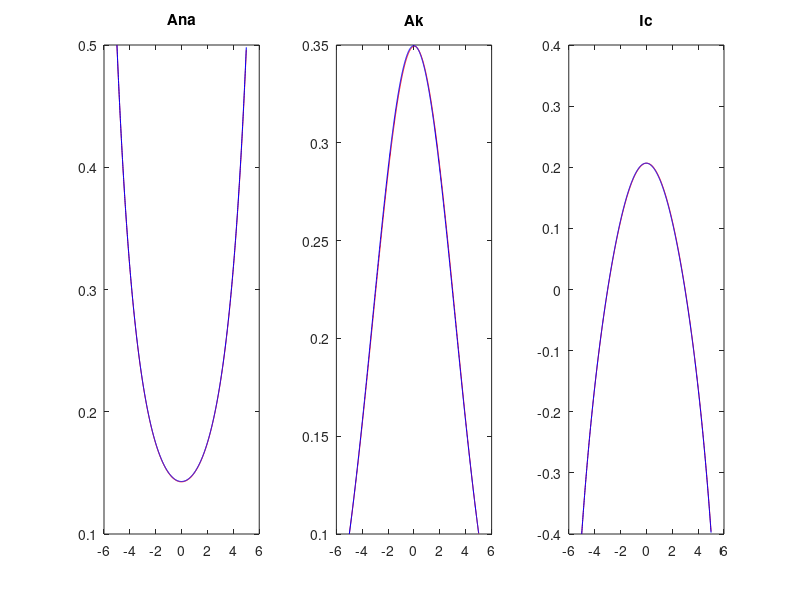

Recreate this plot in MATLAB.


close all
clear all
clc
% Array per la simulazione e campionamento

n = 1000; % Numero di campioni temporali
T = 0.01; % Intervallo di campionamento
h= 0.01;
tempo=zeros(1,n);
Ic=zeros(1,n); %corrente condensatore
Ip=zeros(1,n); %corrente pompa
Ana=zeros(1,n); %corrente pompa sodio
AnaH=zeros(1,n); %corrente pompa sodio

Ak=zeros(1,n);
AkH=zeros(1,n);

IcH=zeros(1,n); %corrente condensatore


l= 0.1; %parametro lambda
y=0.1; %parametro gamma
C=0.01;%condensatore
Vc=[-5:0.01:5]; %vettore tensioni
%Vc=zeros(1,n);

Ana(1)=0.5;
AnaH(1)=0.5;
Ak(1)=0.1;
AkH(1)=0.1;
 for i=1:n
    tempo(i+1)=tempo(i)+T;
    Ic(i)=Ak(i)-Ana(i);
    IcH(i)=AkH(i)-AnaH(i);
    
    Ana(i+1)=Ana(i)*(T*Vc(i)*l - (Ana(i)-Ak(i))*T*l*y + 1);
    Ak(i+1)=-Ak(i)*(T*Vc(i)*l + (Ana(i)-Ak(i))*T*l*y - 1);
    
    naF1=l*AnaH(i)*(Vc(i)-y*(AnaH(i)-AkH(i)));
    naF2=l*(AnaH(i)+h*naF1)*((Vc(i)+h*naF1)-y*((AnaH(i)+h*naF1)-(AkH(i)+h*naF1)));
    AnaH(i+1)=AnaH(i)+(naF1)*h/2+(naF2)*h/2;
    
    kF1=l*AkH(i)*(-Vc(i)+y*(AnaH(i)-AkH(i)));
    kF2=l*(AkH(i)+h*kF1)*(-(Vc(i)+h*kF1)+y*((AnaH(i)+h*kF1)-(AkH(i)+h*kF1)));
    AkH(i+1)=AkH(i)+(kF1)*h/2+(kF2)*h/2;
 end
Ic(n+1)=Ak(n+1)-Ana(n+1);
IcH(n+1)=AkH(n+1)-AnaH(n+1);
subplot(1,3,1);
plot (Vc,Ana,'red'); hold  on;
plot (Vc,AnaH,'blue');
title({'','Ana',''});

subplot(1,3,2);
plot (Vc,Ak,'red');hold on;
plot (Vc,AkH,'blue');
title({'','Ak',''});

subplot(1,3,3);
plot (Vc,Ic,'red');hold on;
plot (Vc,IcH,'blue');
title({'','Ic',''});